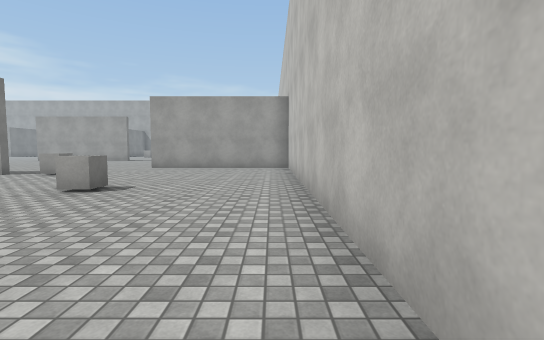
[1] (above)

22 first-person views from a walk through a Unity game level. The camera is 1.3 m above the floor, tilts 4° down and sees 85° across. The floor is counted in squares, 2 m on a side. Each view is taken from the middle of a square. On the plan, view 1 faces up. The plan holds only what a view shows up to about 9 squares ahead; the rest is blank. The player character is not drawn. Surface patterns are stand-ins for the level's own textures.

[2]
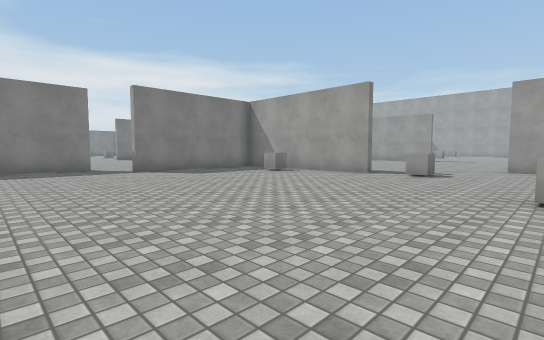

[3]
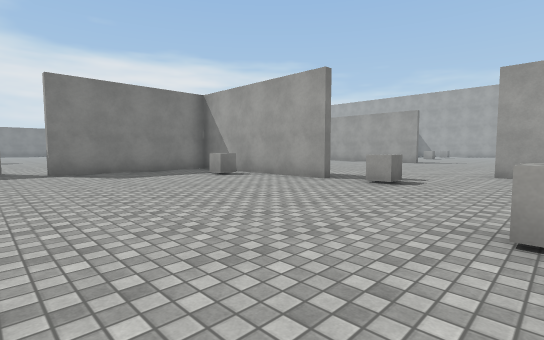

[4]
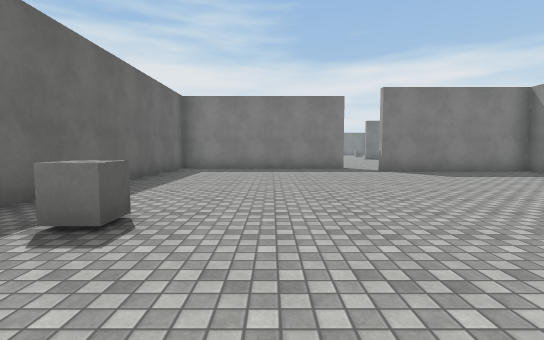

[5]
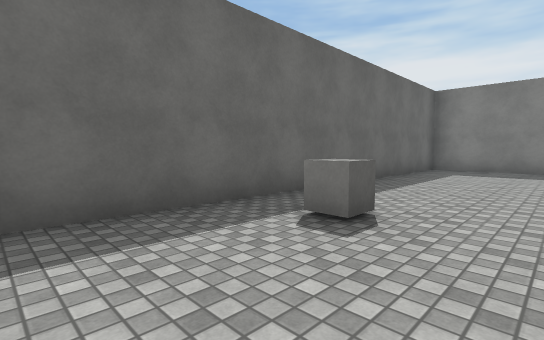

[6]
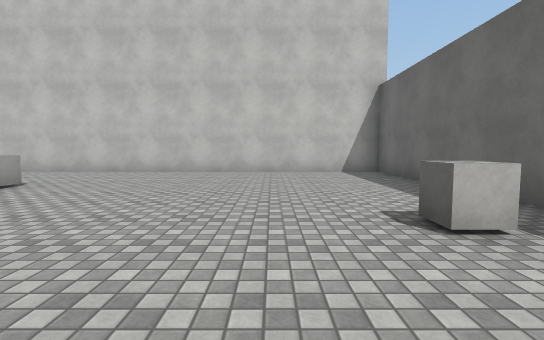

[7]
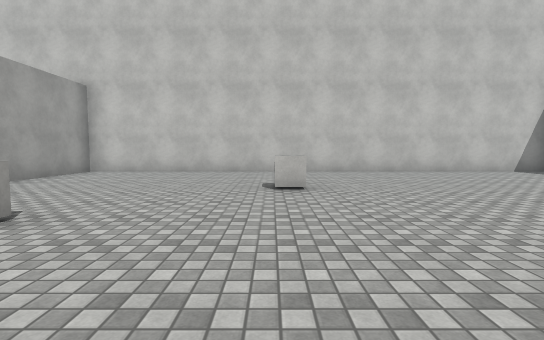

[8]
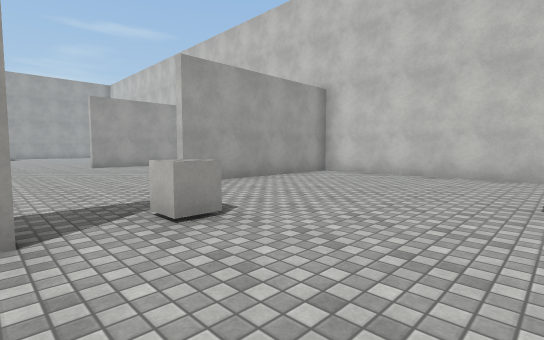

[9]
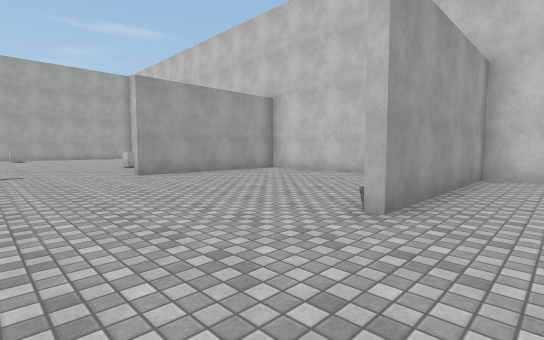

[10]
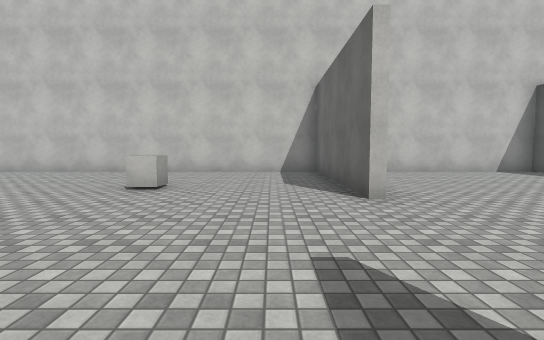

[11]
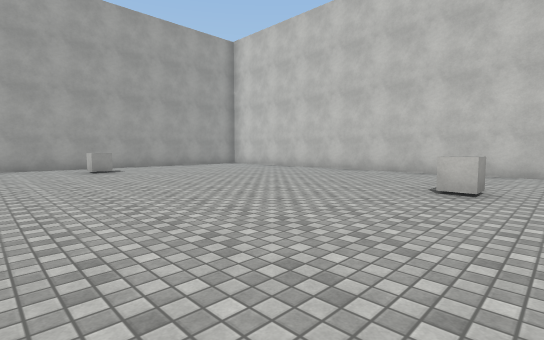

[12]
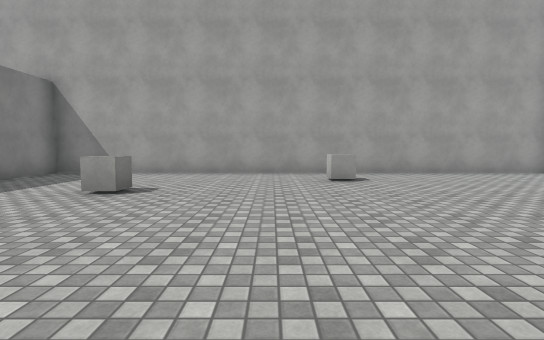

[13]
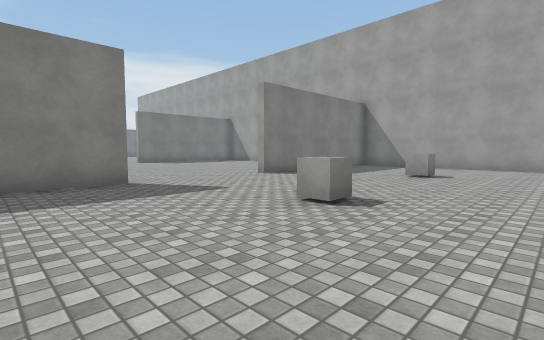

[14]
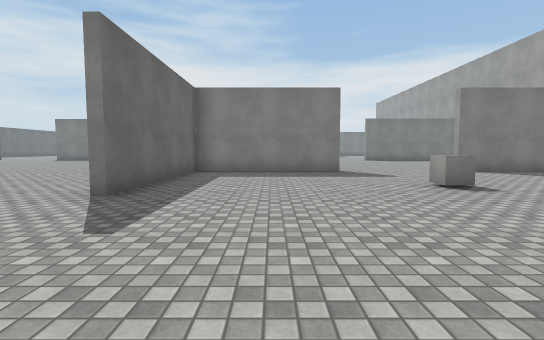

[15]
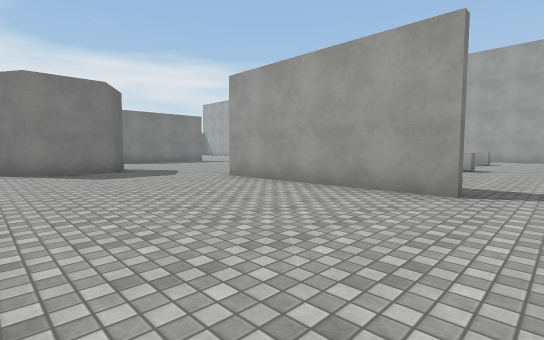

[16]
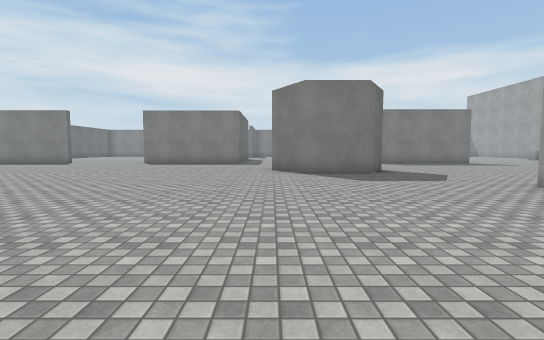

[17]
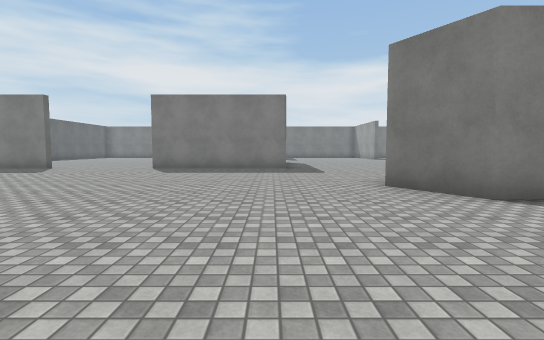

[18]
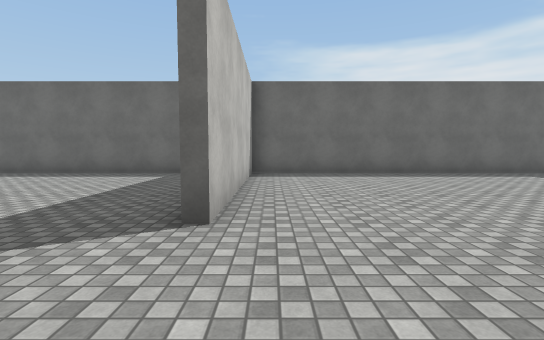

[19]
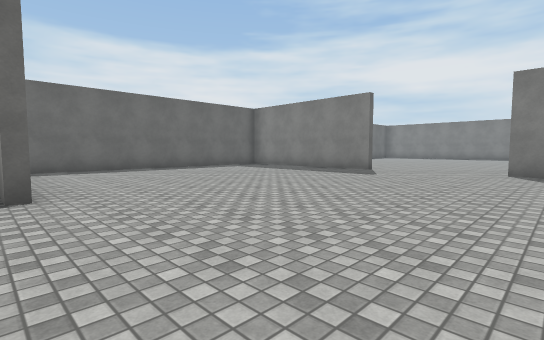

[20]
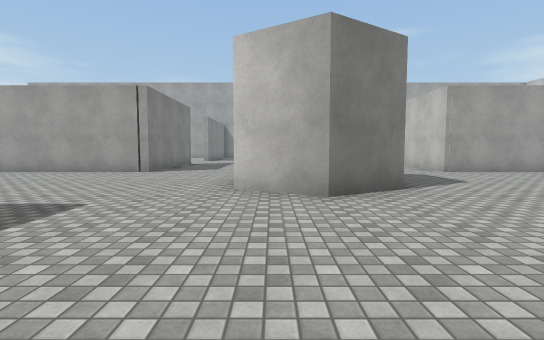

[21]
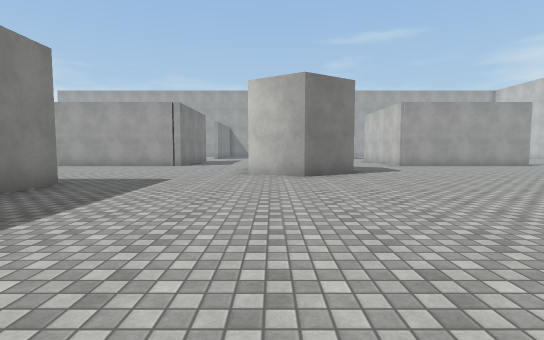

[22]
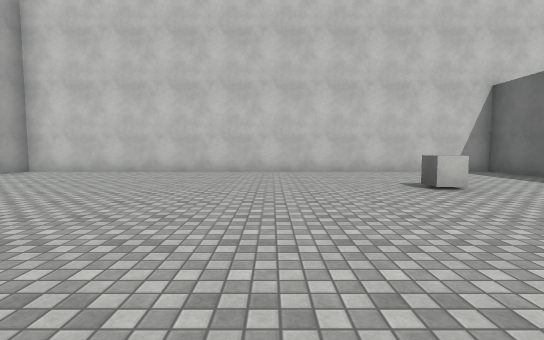

### Floor plan
Points are (right, up) in squares from view 1. A wall is a line through its corners. A room is listed if a view was taken in it or the views show most of it. See-through windows are left out.
Room 1 (views 1, 2, 3, 4, 5, 6, 7, 8)
walls: (-6.8, 7.5) (-11.7, 7.5) (-11.7, 3.1); (-13.2, 2.5) (-13.2, -2.6); (0.6, 10.3) (-4.2, 10.3); (-12.8, -3) (0.6, -3) (0.6, 10.1)
ways out: opening at (-12, 3) to room 2; opening at (-5.5, 8.5) to room 2; gap at (-7, 8) to room 2
objects: cube (-9, 7); cube (-6, -2); cube (-6, 8); cube (-3, 5)
Room 2 (views 9, 10, 11, 12, 13, 14, 15, 16, 17, 18, 19, 20, 21, 22)
walls: (-17, 15.3) (-15.8, 14.6) (-15.8, 12.9) (-17.2, 12) (-18.6, 12.9); (-8, 16.5) (-13, 16.5); (-12.8, 21.1) (-12.8, 16.7) (-8, 16.7); (-4.2, 16.7) (0.6, 16.7) (0.6, 30) (-12.8, 30) (-12.8, 24.5); (-22, 10.5) (-22, 9.2); (-22.5, 16.5) (-25.9, 16.5); (-22, 6.6) (-22, 6); (-1.6, 16.5) (-4.2, 16.5); (0.1, 10.5) (0.6, 10.5); (0.6, 10.1) (0.6, 14.8); (-21.4, -3) (-13.5, -3) (-13.5, 2.5)
ways out: opening at (-12, 3) to room 1; opening at (-5.5, 8.5) to room 1; gap at (-7, 8) to room 1; opening at (-22.3, 4); opening at (-18.8, 15.2); opening at (-13.3, 23)
objects: cube (-9, 22); cube (-9, 27); cube (-6, 28); cube (-3, 20)

Positions as (right, up) in squares from view 1, and headings:
1: (0, 0), facing up
2: (-3, 0), facing up-left
3: (-3, 2), facing up-left
4: (-3, 0), facing left
5: (-3, 0), facing down-left
6: (-8, 0), facing right
7: (-8, 5), facing right
8: (-7, 5), facing up-right
9: (-7, 9), facing up-right
10: (-8, 18), facing right
11: (-8, 19), facing up-right
12: (-7, 22), facing up
13: (-7, 19), facing up-left
14: (-4, 19), facing left
15: (-7, 12), facing up-left
16: (-8, 12), facing left
17: (-12, 10), facing left
18: (-14, 5), facing down
19: (-13, 7), facing down-left
20: (-18, 8), facing up
21: (-18, 5), facing up
22: (-8, 23), facing right
